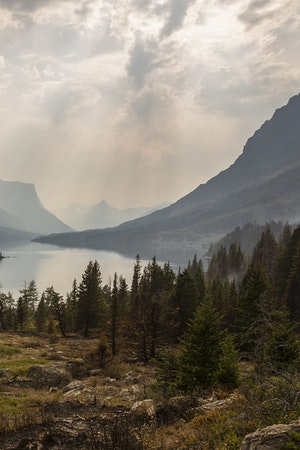
#> input picture Programas/Imagenes/paisaje.jpg, 300 x 450 px
$ python Practica21.py
#> lines starting #> are read from the running program, lines starting #| are printed output that depends on the picture
# Importamos las librerias
import cv2
import numpy as np

# Seleccionamos la ruta de la imagen
ruta_imagen = "Imagenes/paisaje.jpg"
image = cv2.imread(ruta_imagen)
#> image is the input picture: shape (450, 300, 3); mean B, G, R 112.5, 124.3, 131.6

# Cambiar su orientación horizontalmente
orientacion_horizontal = cv2.flip(image, 1)
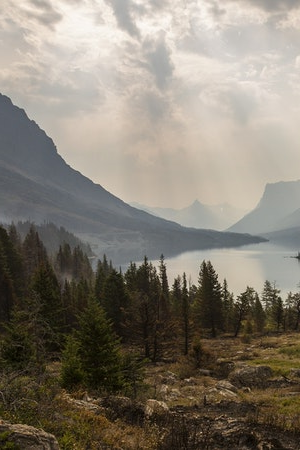
#> orientacion_horizontal: shape (450, 300, 3); mean B, G, R 112.5, 124.3, 131.6
cv2.imshow("Orientación horizontal", orientacion_horizontal)
cv2.waitKey(0)

# Cambiar su orientación vertical
orientacion_vertical = cv2.flip(image, 0)
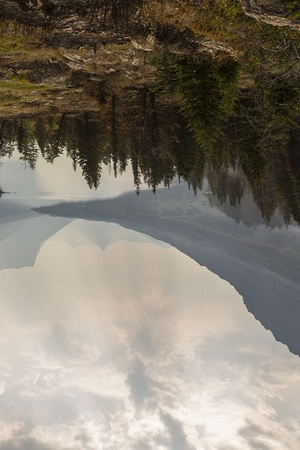
#> orientacion_vertical: shape (450, 300, 3); mean B, G, R 112.5, 124.3, 131.6
cv2.imshow("Orientación vertical", orientacion_vertical)
cv2.waitKey(0)

# Cambiar la orientación horizontal y vertical
orientacion_hv = cv2.flip(image, -1)
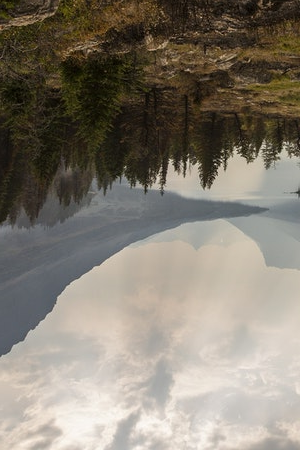
#> orientacion_hv: shape (450, 300, 3); mean B, G, R 112.5, 124.3, 131.6
cv2.imshow("Orientacion horizontal y vertical", orientacion_hv)
cv2.waitKey(0)

$ run again, with Programas/Imagenes/cebra.jpg copied over Programas/Imagenes/paisaje.jpg
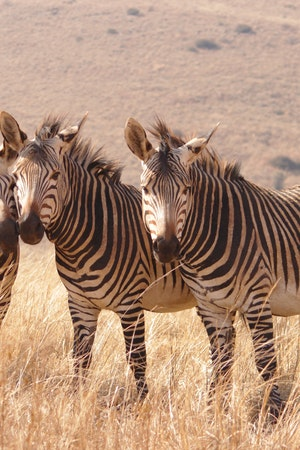
#> input picture Programas/Imagenes/cebra.jpg, 300 x 450 px
#> image is the input picture: shape (450, 300, 3); mean B, G, R 120.4, 142.3, 174.9
#> `orientacion_vertical = cv2.flip(image, 0)`:
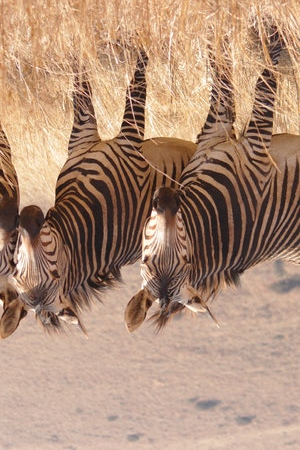
#> orientacion_vertical: shape (450, 300, 3); mean B, G, R 120.4, 142.3, 174.9
#> `orientacion_hv = cv2.flip(image, -1)`:
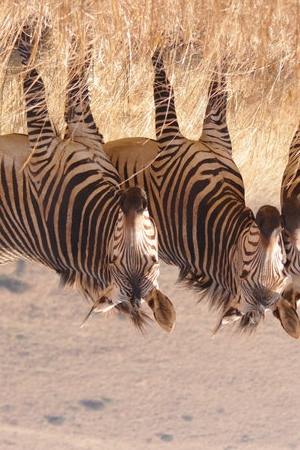
#> orientacion_hv: shape (450, 300, 3); mean B, G, R 120.4, 142.3, 174.9
